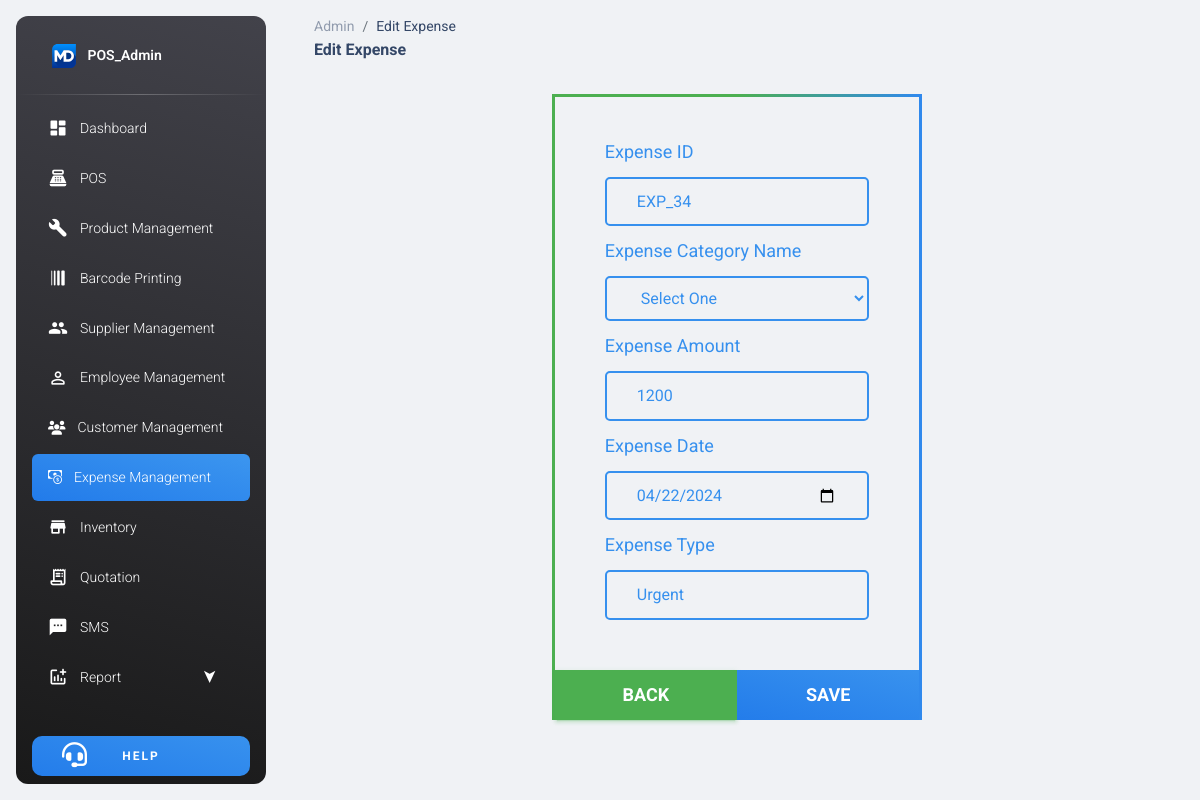
/Admin_panel/editExpense.php?id=EXP_34, run on the app's committed database.
### tables this page shows
CREATE TABLE `expense` (
  `id` varchar(255) NOT NULL,
  `name` varchar(255) NOT NULL,
  `amount` int(255) NOT NULL,
  `type` varchar(255) NOT NULL,
  `date` date NOT NULL
);

### Admin_panel/editExpense.php (the view, shortened to what this page needs)
<!DOCTYPE html>
<html lang="en">
<head>
  <link rel="stylesheet" href="https://cdn.jsdelivr.net/npm/bootstrap-icons@1.11.3/font/bootstrap-icons.min.css">
  <link rel="stylesheet" href="https://cdnjs.cloudflare.com/ajax/libs/font-awesome/6.5.1/css/fontawesome.min.css" />
  <link href="../assets/css/nucleo-icons.css" rel="stylesheet" />
  <link href="../assets/css/nucleo-svg.css" rel="stylesheet" />
  <link href="../assets/css/editCategory.css" rel="stylesheet" />
  <link id="pagestyle" href="../assets/css/material-dashboard.css?v=3.1.0" rel="stylesheet" />
</head>
<body class="g-sidenav-show  bg-gray-200">
  <aside class="sidenav navbar navbar-vertical navbar-expand-xs border-0 border-radius-xl my-3 fixed-start ms-3   bg-gradient-dark" id="sidenav-main">
    <div class="sidenav-header">
      <a class="navbar-brand m-0" href=" https://demos.creative-tim.com/material-dashboard/pages/dashboard " target="_blank">
        <img src="../assets/img/MD logo.svg" class="navbar-brand-img h-100" alt="main_logo">
        <span class="ms-1 font-weight-bold text-white">POS_Admin</span>
      </a>
    </div>
    <hr class="horizontal light mt-0 mb-2">
    <div class="collapse navbar-collapse  w-auto " id="sidenav-collapse-main">
      <ul class="navbar-nav">
        <li class="nav-item">
          <a class="nav-link text-white" href="dashboard.php">
            <div class="text-white text-center me-2 d-flex align-items-center justify-content-center">
              <i class="material-icons opacity-10">dashboard</i>
            </div>
            <span class="nav-link-text ms-1">Dashboard</span>
          </a>
        </li>
        <li class="nav-item">
          <a class="nav-link text-white" href="pos.php">
            <div class="text-white text-center me-2 d-flex align-items-center justify-content-center">
              <i class="material-icons opacity-10">point_of_sale</i>
            </div>
            <span class="nav-link-text ms-1">POS</span>
          </a>
        </li>
        <li class="nav-item">
          <a class="nav-link text-white" href="product_management.php">
            <div class="text-white text-center me-2 d-flex align-items-center justify-content-center">
              <i class="material-icons opacity-10">build</i>
            </div>
            <span class="nav-link-text ms-1">Product Management</span>
          </a>
        </li>
        <li class="nav-item">
          <a class="nav-link text-white " href="barcode_printing.php">
            <div class="text-white text-center me-2 d-flex align-items-center justify-content-center">
              <i class="material-icons opacity-10" style="transform:rotate(90deg);">line_weight</i>
            </div>
            <span class="nav-link-text ms-1">Barcode Printing</span>
          </a>
        </li>
        <li class="nav-item">
          <a class="nav-link text-white " href="supplier_management.php">
            <div class="text-white text-center me-2 d-flex align-items-center justify-content-center">
              <i class="material-icons opacity-10">group</i>
            </div>
            <span class="nav-link-text ms-1">Supplier Management</span>
          </a>
        </li>
        <li class="nav-item">
          <a class="nav-link text-white " href="sales_staff.php">
            <div class="text-white text-center me-2 d-flex align-items-center justify-content-center">
              <i class="material-icons opacity-10">person_outline</i>
            </div>
            <span class="nav-link-text ms-1">Employee Management</span>
          </a>
        </li>
        <li class="nav-item">
          <a class="nav-link text-white " href="customer_management.php">
            <div class="text-white text-center me-2 d-flex align-items-center justify-content-center">
              <i class="fas fa-users opacity-10"></i>
            </div>
            <span class="nav-link-text ms-1">Customer Management</span>
          </a>
        </li>
        <li class="nav-item">
          <a class="nav-link text-white  bg-gradient-primary" href="expens_management.php">
            <div class="text-white text-center me-2 d-flex align-items-center justify-content-center">
            <i class="bi bi-cash-coin opacity-10"></i>
            </div>
            <span class="nav-link-text ms-1">Expense Management</span>
          </a>
        </li>
        <li class="nav-item">
          <a class="nav-link text-white" href="inventory.php">
            <div class="text-white text-center me-2 d-flex align-items-center justify-content-center">
              <i class="material-icons opacity-10">store</i>
            </div>
            <span class="nav-link-text ms-1">Inventory</span>
          </a>
        </li>
        <li class="nav-item">
          <a class="nav-link text-white " href="quotation.php">
            <div class="text-white text-center me-2 d-flex align-items-center justify-content-center">
              <i class="material-icons opacity-10">receipt_long</i>
            </div>
            <span class="nav-link-text ms-1">Quotation</span>
          </a>
        </li>
        <li class="nav-item">
          <a class="nav-link text-white" href="sms.php">
            <div class="text-white text-center me-2 d-flex align-items-center justify-content-center">
              <i class="material-icons opacity-10">sms</i>
            </div>
            <span class="nav-link-text ms-1">SMS</span>
          </a>
        </li>
        <li class="nav-item sub_menu">
          <div class="nav-link text-white dropdown_menu" href="sales_report.php">
            <div class="text-white text-center me-2 d-flex align-items-center justify-content-center">
              <i class="material-icons opacity-10">addchart</i>
            </div>
            <span class="nav-link-text ms-1">Report</span>
          </div>
        </li>
      </ul>
    </div>
    <div class="sidenav-footer position-absolute w-100 bottom-1">
      <div class="mx-3">
        <a class="btn bg-gradient-primary w-100 " href="support.php" type="button" style="letter-spacing:2px;border-radius:10px !important;padding:10px !important;"><i class="fas fa-headset position-absolute  text-white" style="font-size:25px;width: 100%; left:-30%; top: 7px;"></i><span class="text-white">Help</span></a>
      </div>
    </div>
  </aside>
  <main class="main-content position-relative max-height-vh-100 h-100 border-radius-lg ">
    <nav class="navbar navbar-main navbar-expand-lg px-0 mx-4 shadow-none border-radius-xl" id="navbarBlur" data-scroll="true">
      <div class="container-fluid py-1 px-3">
        <nav aria-label="breadcrumb">
          <ol class="breadcrumb bg-transparent mb-0 pb-0 pt-1 px-0 me-sm-6 me-5">
            <li class="breadcrumb-item text-sm"><a class="opacity-5 text-dark" href="javascript:;">Admin</a></li>
            <li class="breadcrumb-item text-sm text-dark active" aria-current="page">Edit Expense</li>
          </ol>
          <h6 class="font-weight-bolder mb-0">Edit Expense</h6>
        </nav>
      </div>
    </nav>
    <?php
      require_once('../conn.php');
      $id = $_GET['id'];
      $sql = "select * from expense where id='$id'";
      $qry = mysqli_query($conn, $sql);
      if(mysqli_num_rows($qry) == 1){
        $row = mysqli_fetch_assoc($qry);
      }
    ?>
    <form action="SQL/editExpense.php?id=<?php echo $row['id']; ?>" method="post">
      <label for="category"><span>Expense ID</span>
        <input type="text" name="exp_id" id="category" value="<?php echo $row['id']; ?>">
      </label>
      <label for="status"><span>Expense Category Name</span>
        <select name="exp_name" id="status">
        <?php
            require_once('../conn.php');
            $sql1 = "select * from expense_category";
            $qry1 = mysqli_query($conn, $sql1);
            if(mysqli_num_rows($qry1) > 0)
            {
                echo "<option selected>Select One</option>";
            }
            else{
                echo "<option disabled>No Category Found</option>";
            }
            ?>
        </select>
      </label>
      <label for="category"><span>Expense Amount</span>
        <input type="text" name="exp_amount" id="exp_amount" value="<?php echo $row['amount']; ?>">
      </label>
      <label for="category"><span>Expense Date</span>
        <input type="date" name="exp_date" id="exp_date" value="<?php echo $row['date']; ?>">
      </label>
      <label for="category"><span>Expense Type</span>
        <input type="text" name="exp_type" id="exp_type" value="<?php echo $row['type']; ?>">
      </label>
      <div class="button">
        <a href="expens_management.php"><button class="btn btn-success" type="button">Back</button></a>
        <button class="btn bg-gradient-primary" type="submit" name="submit">Save</button>
      </div>
    </form>

### assets/css/editCategory.css (style rules this page uses)
form { width: 40%; height: fit-content; margin: auto; padding: 30px 50px; padding-bottom: 100px; position: relative; border: 3px solid; border-image: linear-gradient(to right, #4CAF50 50%, #3089ED 100%) 1 stretch repeat; margin-top: 2%; border-bottom: none; }
form label { width: 100%; margin: 0px 0px; }
form label span { font-size: 18px; line-height: 50px; color: #3690EE; }
form label input, select { width: 100%; padding: 10px 30px; background: transparent; border:2px solid #3690EE; outline: none; border-radius: 5px; -webkit-border-radius: 5px; -moz-border-radius: 5px; -ms-border-radius: 5px; -o-border-radius: 5px; color: #3690EE; font-size: 16px; }
form label select { font-size: 16px; }
.button { position: absolute; bottom: 0; left: 0; width: 100%; display: flex; justify-content: space-between; }
.button a { width: 50%; }
.button a .btn { width: 100%; }
.button .btn { width: 50%; padding: 10px !important; border-radius: 0px !important; -webkit-border-radius: 0px !important; -moz-border-radius: 0px !important; -ms-border-radius: 0px !important; -o-border-radius: 0px !important; font-size: 18px; }

### data on the page
expense: exp_id "EXP_34", exp_amount "1200", exp_date "04/22/2024", exp_type "Urgent"
